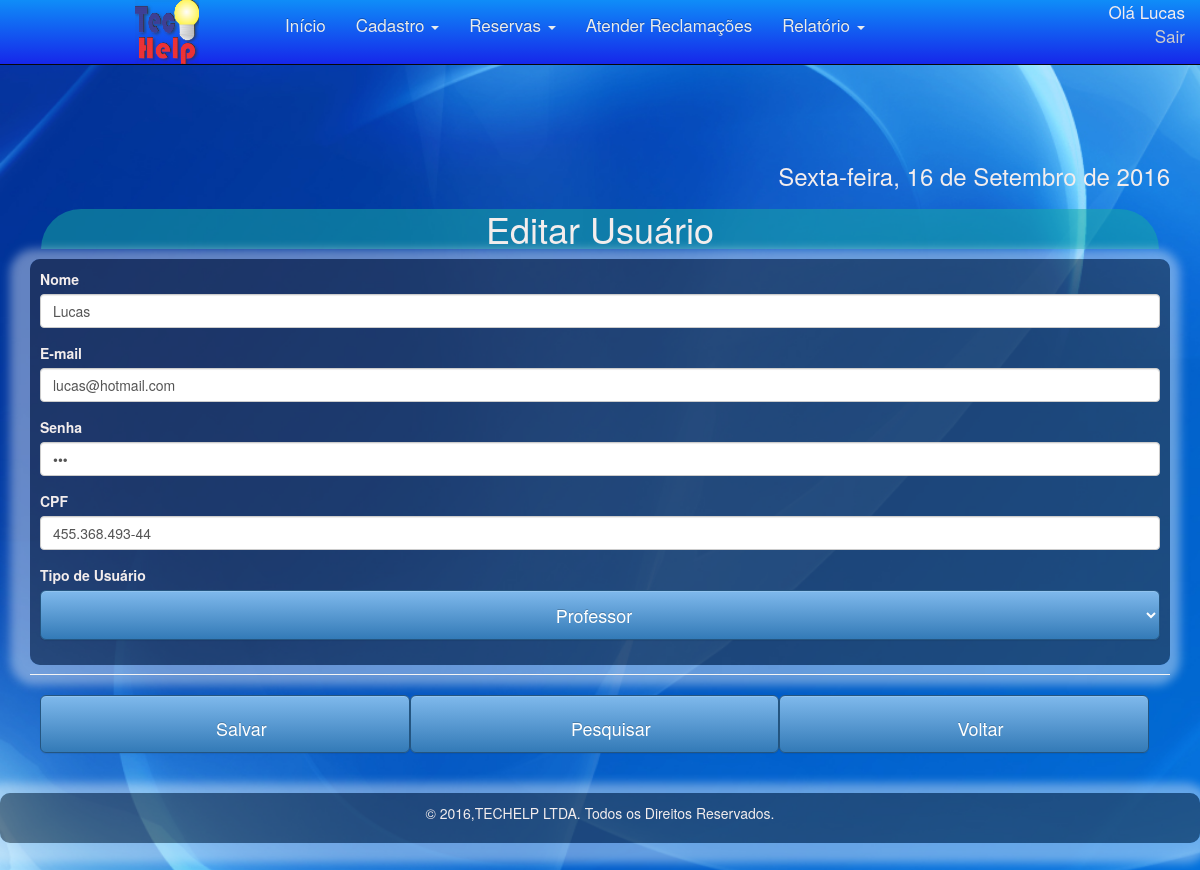
The page /index.php?link=4&id=28 (signed in) on the database its author committed.
### tables this page shows
CREATE TABLE IF NOT EXISTS `cadusuario` (
  `id` int(11) NOT NULL AUTO_INCREMENT,
  `nome` varchar(255) NOT NULL,
  `email` varchar(255) NOT NULL,
  `senha` varchar(255) NOT NULL,
  `cpf` varchar(100) NOT NULL,
  `tipousuario` varchar(100) NOT NULL,
  `criado` varchar(100) NOT NULL,
  `modificado` varchar(100) NOT NULL,
  PRIMARY KEY (`id`)
);

### crud/editar_usuario.php (the view, shortened to what this page needs)
<?php
$id= $_GET['id'];
$result = mysql_query("SELECT * FROM cadusuario WHERE id = '$id' LIMIT 1 ");
$resultado = mysql_fetch_assoc($result);
?>
        <h1 class="text-center">Editar Usuário</h1>
			<form class="fume" method="POST" action="index.php?link=5">
  <div class="form-group">
    <label >Nome</label>
    <input type="text" class="form-control" value= "<?php echo $resultado['nome'] ;?>" required name="nome" placeholder="Nome">
  </div>
  <div class="form-group">
    <label >E-mail</label>
    <input type="text" class="form-control" value= "<?php echo $resultado['email'] ;?>"required name="email" placeholder="E-mail">
  </div>
  <div class="form-group">
    <label >Senha</label>
    <input type="password" class="form-control" value= "<?php echo $resultado['senha'] ;?>"required name="senha" placeholder="Senha">
  </div>
  <div class="form-group">
    <label >CPF</label>
<input class="form-control type="text" value= "<?php echo $resultado['cpf'] ;?>" name="cpf" id="cpf"
onblur="javascript: validarCPF(this.value);"
onkeypress="javascript: mascara(this, cpf_mask);"  maxlength="14" />
  </div>
  <div class="form-group">
    <label >Tipo de Usuário</label>
    <select class="btn btn-lg btn-primary btn-block" name="tipousuario" required>
		<option>Selecione<option>
		<option value="2"
		<?php if ($resultado['tipousuario'] == 2){
			echo "selected";
		}
		?>
		>Professor</option>
	</select>
  </div>
<button type="submit" class=" btn btn-lg btn-primary butao1"> <i class="fa fa-floppy-o fa-2x"></i> Salvar</button>
<a href="index.php?link=2"> <button type="button"  class="btn btn-lg btn-primary butao2"><i class="fa fa-search fa-2x" ></i> Pesquisar</button></a>
<a href="index.php"><button  type="button" class="btn btn-lg btn-primary butao3"><i class="fa fa-reply fa-2x"></i> Voltar</button></a>
</form>

### css/theme.css (style rules this page uses)
body { padding-top: 70px; padding-bottom: 30px; }

### rows shown on the page
cadusuario: nome "Lucas", email "lucas@hotmail.com", cpf "455.368.493-44", tipousuario "Professor"

### other values the page prints
$_SESSION['UsuarioNome'] "Lucas"
